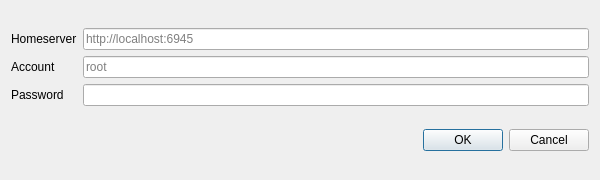
<?xml version="1.0" encoding="UTF-8"?>
<ui version="4.0">
 <class>SignInDialog</class>
 <widget class="QDialog" name="SignInDialog">
  <property name="windowModality">
   <enum>Qt::ApplicationModal</enum>
  </property>
  <property name="geometry">
   <rect>
    <x>0</x>
    <y>0</y>
    <width>600</width>
    <height>180</height>
   </rect>
  </property>
  <property name="sizePolicy">
   <sizepolicy hsizetype="Preferred" vsizetype="Fixed">
    <horstretch>0</horstretch>
    <verstretch>0</verstretch>
   </sizepolicy>
  </property>
  <property name="minimumSize">
   <size>
    <width>600</width>
    <height>180</height>
   </size>
  </property>
  <property name="maximumSize">
   <size>
    <width>16777215</width>
    <height>180</height>
   </size>
  </property>
  <property name="windowTitle">
   <string>Dialog</string>
  </property>
  <property name="sizeGripEnabled">
   <bool>false</bool>
  </property>
  <property name="modal">
   <bool>true</bool>
  </property>
  <layout class="QVBoxLayout" name="verticalLayout" stretch="3,1">
   <item>
    <layout class="QGridLayout" name="gridLayout" columnstretch="0,1">
     <item row="0" column="0">
      <widget class="QLabel" name="homeserverLabel">
       <property name="text">
        <string>Homeserver</string>
       </property>
      </widget>
     </item>
     <item row="1" column="0">
      <widget class="QLabel" name="accountLabel">
       <property name="text">
        <string>Account</string>
       </property>
      </widget>
     </item>
     <item row="2" column="0">
      <widget class="QLabel" name="passwordLabel">
       <property name="text">
        <string>Password</string>
       </property>
      </widget>
     </item>
     <item row="0" column="1">
      <widget class="QLineEdit" name="homeserverEdit">
       <property name="placeholderText">
        <string>http://localhost:6945</string>
       </property>
      </widget>
     </item>
     <item row="1" column="1">
      <widget class="QLineEdit" name="accountEdit">
       <property name="placeholderText">
        <string>root</string>
       </property>
      </widget>
     </item>
     <item row="2" column="1">
      <widget class="QLineEdit" name="passwordEdit">
       <property name="echoMode">
        <enum>QLineEdit::Password</enum>
       </property>
      </widget>
     </item>
    </layout>
   </item>
   <item>
    <layout class="QHBoxLayout" name="horizontalLayout" stretch="1,1">
     <item>
      <widget class="QLabel" name="errorLabel">
       <property name="palette">
        <palette>
         <active>
          <colorrole role="WindowText">
           <brush brushstyle="SolidPattern">
            <color alpha="255">
             <red>239</red>
             <green>41</green>
             <blue>41</blue>
            </color>
           </brush>
          </colorrole>
         </active>
         <inactive>
          <colorrole role="WindowText">
           <brush brushstyle="SolidPattern">
            <color alpha="255">
             <red>239</red>
             <green>41</green>
             <blue>41</blue>
            </color>
           </brush>
          </colorrole>
         </inactive>
         <disabled>
          <colorrole role="WindowText">
           <brush brushstyle="SolidPattern">
            <color alpha="127">
             <red>255</red>
             <green>255</green>
             <blue>255</blue>
            </color>
           </brush>
          </colorrole>
         </disabled>
        </palette>
       </property>
       <property name="lineWidth">
        <number>1</number>
       </property>
       <property name="text">
        <string/>
       </property>
       <property name="wordWrap">
        <bool>true</bool>
       </property>
       <property name="textInteractionFlags">
        <set>Qt::LinksAccessibleByMouse|Qt::TextSelectableByMouse</set>
       </property>
      </widget>
     </item>
     <item>
      <widget class="QDialogButtonBox" name="buttonBox">
       <property name="sizePolicy">
        <sizepolicy hsizetype="Maximum" vsizetype="Fixed">
         <horstretch>0</horstretch>
         <verstretch>0</verstretch>
        </sizepolicy>
       </property>
       <property name="layoutDirection">
        <enum>Qt::LeftToRight</enum>
       </property>
       <property name="orientation">
        <enum>Qt::Horizontal</enum>
       </property>
       <property name="standardButtons">
        <set>QDialogButtonBox::Cancel|QDialogButtonBox::Ok</set>
       </property>
       <property name="centerButtons">
        <bool>false</bool>
       </property>
      </widget>
     </item>
    </layout>
   </item>
  </layout>
 </widget>
 <resources/>
 <connections>
  <connection>
   <sender>buttonBox</sender>
   <signal>rejected()</signal>
   <receiver>SignInDialog</receiver>
   <slot>reject()</slot>
   <hints>
    <hint type="sourcelabel">
     <x>316</x>
     <y>260</y>
    </hint>
    <hint type="destinationlabel">
     <x>286</x>
     <y>274</y>
    </hint>
   </hints>
  </connection>
  <connection>
   <sender>buttonBox</sender>
   <signal>accepted()</signal>
   <receiver>SignInDialog</receiver>
   <slot>accept()</slot>
   <hints>
    <hint type="sourcelabel">
     <x>499</x>
     <y>155</y>
    </hint>
    <hint type="destinationlabel">
     <x>296</x>
     <y>89</y>
    </hint>
   </hints>
  </connection>
 </connections>
</ui>
